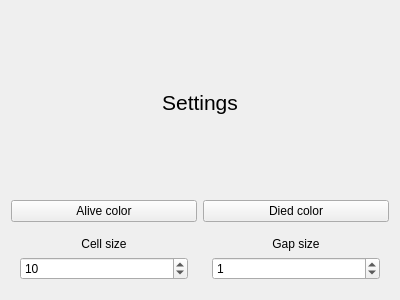
<?xml version="1.0" encoding="UTF-8"?>
<ui version="4.0">
 <class>conf</class>
 <widget class="QWidget" name="conf">
  <property name="geometry">
   <rect>
    <x>0</x>
    <y>0</y>
    <width>400</width>
    <height>300</height>
   </rect>
  </property>
  <property name="windowTitle">
   <string>conf</string>
  </property>
  <layout class="QVBoxLayout" name="verticalLayout">
   <item>
    <widget class="QLabel" name="label_3">
     <property name="font">
      <font>
       <pointsize>16</pointsize>
      </font>
     </property>
     <property name="text">
      <string>Settings</string>
     </property>
     <property name="alignment">
      <set>Qt::AlignCenter</set>
     </property>
    </widget>
   </item>
   <item>
    <layout class="QHBoxLayout" name="horizontalLayout">
     <item>
      <widget class="QPushButton" name="aliveButton">
       <property name="text">
        <string>Alive color</string>
       </property>
      </widget>
     </item>
     <item>
      <widget class="QPushButton" name="diedButton">
       <property name="text">
        <string>Died color</string>
       </property>
      </widget>
     </item>
    </layout>
   </item>
   <item>
    <layout class="QHBoxLayout" name="horizontalLayout_2">
     <item>
      <widget class="QWidget" name="verticalWidget" native="true">
       <property name="sizePolicy">
        <sizepolicy hsizetype="Preferred" vsizetype="Maximum">
         <horstretch>0</horstretch>
         <verstretch>0</verstretch>
        </sizepolicy>
       </property>
       <layout class="QVBoxLayout" name="verticalLayout_2">
        <item>
         <widget class="QLabel" name="label">
          <property name="text">
           <string>Cell size</string>
          </property>
          <property name="alignment">
           <set>Qt::AlignCenter</set>
          </property>
         </widget>
        </item>
        <item>
         <widget class="QSpinBox" name="cellSizeSpin">
          <property name="minimum">
           <number>1</number>
          </property>
          <property name="maximum">
           <number>200</number>
          </property>
          <property name="value">
           <number>10</number>
          </property>
         </widget>
        </item>
       </layout>
      </widget>
     </item>
     <item>
      <widget class="QWidget" name="verticalWidget_2" native="true">
       <property name="sizePolicy">
        <sizepolicy hsizetype="Preferred" vsizetype="Maximum">
         <horstretch>0</horstretch>
         <verstretch>0</verstretch>
        </sizepolicy>
       </property>
       <layout class="QVBoxLayout" name="verticalLayout_3">
        <item>
         <widget class="QLabel" name="label_2">
          <property name="text">
           <string>Gap size</string>
          </property>
          <property name="alignment">
           <set>Qt::AlignCenter</set>
          </property>
         </widget>
        </item>
        <item>
         <widget class="QSpinBox" name="gapSizeSpin">
          <property name="maximum">
           <number>5</number>
          </property>
          <property name="value">
           <number>1</number>
          </property>
         </widget>
        </item>
       </layout>
      </widget>
     </item>
    </layout>
   </item>
  </layout>
 </widget>
 <resources/>
 <connections/>
</ui>
